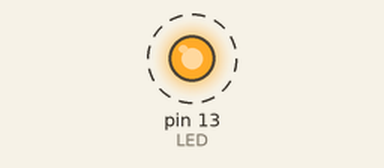
Bench run of a sketch on a simulated Arduino Uno, built with avr-gcc and run on an emulated ATmega328P. On the bench: output pins drawn as LEDs (lit = HIGH). Dashed ring = blinking. What the sketch prints to the serial monitor is not drawn.

Above: at 0.2 s.
Timing chart, 0 to 3.0 s (numbered marks = the images above):
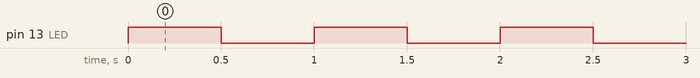

The sketch:

blink_serial.ino
```cpp
// Let the builin LED Blink and make some serial output

#define LED	13

void setup (void)
{
	pinMode(LED,OUTPUT);		// Pin 13 which is connected to the onboard LED as OUTPUT
	Serial.begin(115200);		// Begin serial communication with 115200 bits per second
}

void loop ( void )
{
	digitalWrite(LED,HIGH);		//switch the LED on
	Serial.println ( "LED on");	//tell this over serial
	delay(500);			//wait 500 milliseconds

	digitalWrite(LED,LOW);		//you find out yourself ;-)
	Serial.println ("LED off");
	delay(500);
}
```

Measured:
- by itself, pin 13 (LED): alternates HIGH for 0.50 s and LOW for 0.50 s
